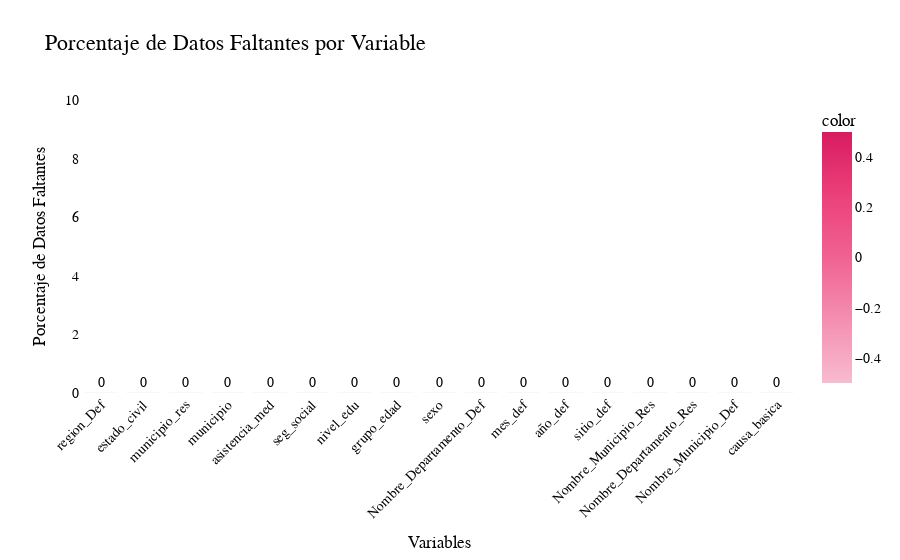

Notebook source saved alongside this figure:
### Markdown cell above
Finalmente, obtenemos un conjunto de datos más claro, comprensible y estructurado, lo que facilita su interpretación y lo deja listo para el análisis exploratorio.

### Code cell
grafico_datos_faltantes(data_new)

### Figure 1 — Plotly figure (JSON) as saved in the notebook; plotly's stock layout.template omitted (floating-point values rounded to 4 significant figures)
{"data": [{"alignmentgroup": "True", "hovertemplate": "index=%{x}<br>Porcentaje de Datos Faltantes (%)=%{y}<br>text=%{text}<br>color=%{marker.color}<extra></extra>", "legendgroup": "", "marker": {"color": [0, 0, 0, 0, 0, 0, 0, 0, 0, 0, 0, 0, 0, 0, 0, 0, 0], "coloraxis": "coloraxis", "pattern": {"shape": ""}}, "name": "", "offsetgroup": "", "orientation": "v", "showlegend": false, "text": [0, 0, 0, 0, 0, 0, 0, 0, 0, 0, 0, 0, 0, 0, 0, 0, 0], "textposition": "outside", "type": "bar", "x": ["region_Def", "estado_civil", "municipio_res", "municipio", "asistencia_med", "seg_social", "nivel_edu", "grupo_edad", "sexo", "Nombre_Departamento_Def", "mes_def", "año_def", "sitio_def", "Nombre_Municipio_Res", "Nombre_Departamento_Res", "Nombre_Municipio_Def", "causa_basica"], "xaxis": "x", "y": [0, 0, 0, 0, 0, 0, 0, 0, 0, 0, 0, 0, 0, 0, 0, 0, 0], "yaxis": "y"}], "layout": {"barmode": "relative", "coloraxis": {"colorbar": {"title": {"text": "color"}}, "colorscale": [[0, "#F8BBD0"], [0.25, "#F48FB1"], [0.5, "#F06292"], [0.75, "#EC407A"], [1, "#D81B60"]]}, "font": {"color": "black", "family": "Bahnschrift", "size": 14}, "legend": {"tracegroupgap": 0}, "paper_bgcolor": "white", "plot_bgcolor": "white", "title": {"font": {"color": "black", "family": "Bahnschrift", "size": 22}, "text": "Porcentaje de Datos Faltantes por Variable"}, "xaxis": {"anchor": "y", "domain": [0, 1], "tickangle": -45, "title": {"text": "Variables"}}, "yaxis": {"anchor": "x", "domain": [0, 1], "range": [0, 10], "title": {"text": "Porcentaje de Datos Faltantes"}}}}
